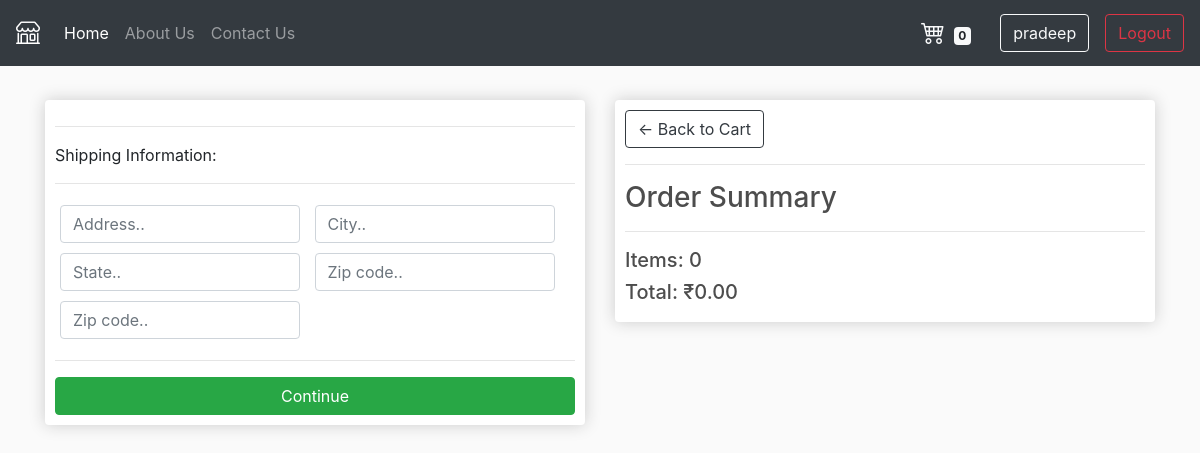
The page /checkout/ (signed in) on the database as committed earlier.
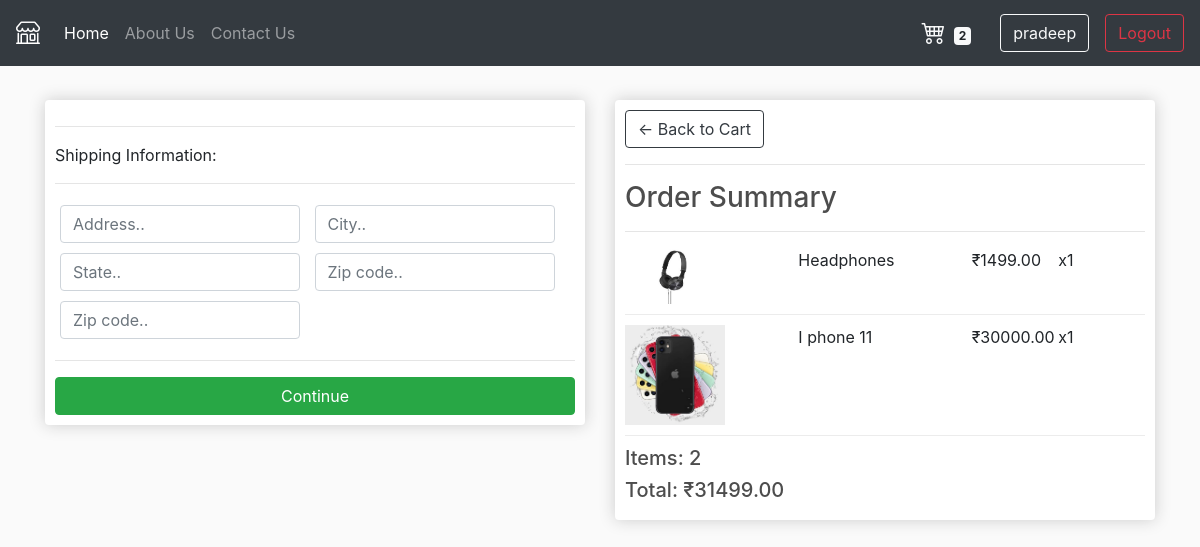
The same page on the database as committed later.
### store/models.py (models this page shows, shortened)
class Order(models.Model):
    customer = models.ForeignKey(Customer, on_delete=models.SET_NULL, null=True, blank=True)
    date_ordered = models.DateTimeField(auto_now_add=True)
    complete = models.BooleanField(default=False)
    transaction_id = models.CharField(max_length=200, null=True)
    @property
    def shipping(self):
        shipping = False
        orderitems = self.orderitem_set.all()
        for i in orderitems:
            if i.product.digital == False:
                shipping = True
            return shipping
    @property
    def get_cart_total(self):
        orderitems = self.orderitem_set.all()
        total = sum([item.get_total for item in orderitems])
        return total
    @property
    def get_cart_items(self):
        orderitems = self.orderitem_set.all()
        total = sum([item.quantity for item in orderitems])
        return total

class OrderItem(models.Model):
    product = models.ForeignKey(Product, on_delete=models.SET_NULL, null=True)
    order = models.ForeignKey(Order, on_delete=models.SET_NULL, null=True, blank=True)
    quantity = models.IntegerField(default=0, null=True, blank=True)
    date_added = models.DateTimeField(auto_now_add=True)
    @property
    def get_total(self):
        total = self.product.price * self.quantity
        return total

class Product(models.Model):
    name = models.CharField(max_length=200)
    category = models.CharField(max_length=50, default="")
    sub_category = models.CharField(max_length=50,default=None, null=True, blank=True)
    desc = models.CharField(max_length=300, default=None, null=True, blank=True)
    price = models.DecimalField(max_digits=10, decimal_places=2)
    digital = models.BooleanField(default=False, null=True, blank=True)
    image = models.ImageField(null=True, blank=True)
    @property
    def imageURL(self):
        try:
            url = self.image.url
        except:
            url = ''
        return url

### store/views.py (the view)
# urls.py: path('checkout/',views.checkout,name='checkout'),
def checkout(request):
    data = cartData(request)
    cartItems = data['cartItems']
    order = data['order']
    items = data['items']
    context = {'items':items, 'order':order,'cartItems':cartItems}
    return render(request,'stores/checkout.html',context )

### store/utils.py (called while the page is built)
def cartData(request):
    if request.user.is_authenticated:
        customer = request.user.customer
        order, created = Order.objects.get_or_create(customer=customer, complete=False)
        items = order.orderitem_set.all()
        cartItems = order.get_cart_items
    else:
        cookieData = cookieCart(request)
        cartItems = cookieData['cartItems']
        order = cookieData['order']
        items = cookieData['items']
    return {'cartItems':cartItems, 'order':order, 'items':items}

### store/templates/stores/checkout.html (shortened to what this page needs)
{% extends 'stores/main.html' %}
{% load static %}
{% block content %}
    <div class="row">
        <div class="col-lg-6">
            <div class="box-element" id="form-wrapper">
                <form id="form">
                    <div id="shipping-info">
                        <hr>
						<p>Shipping Information:</p>
						<hr>
						<div class="form-field">
							<input class="form-control" type="text" name="address" placeholder="Address..">
						</div>
						<div class="form-field">
							<input class="form-control" type="text" name="city" placeholder="City..">
						</div>
						<div class="form-field">
							<input class="form-control" type="text" name="state" placeholder="State..">
						</div>
						<div class="form-field">
							<input class="form-control" type="text" name="zipcode" placeholder="Zip code..">
						</div>
						<div class="form-field">
							<input class="form-control" type="text" name="country" placeholder="Zip code..">
						</div>
                    </div>
                    <hr>
                    <input id="form-button" class="btn btn-success btn-block" type="submit" value="Continue">
                </form>
            </div>
            <br>
        </div>
        <div class="col-lg-6">
            <div class="box-element">
                <a  class="btn btn-outline-dark" href="{% url 'cart' %}">&#x2190; Back to Cart</a>
				<hr>
				<h3>Order Summary</h3>
				<hr>
				{% for item in items %}
				<div class="cart-row">
					<div style="flex:2"><img class="row-image" src="{{ item.product.imageURL }}"></div>
					<div style="flex:2"><p>{{item.product.name}}</p></div>
					<div style="flex:1"><p>₹{{item.product.price | floatformat:2}}</p></div>
					<div style="flex:1"><p>x{{ item.quantity}}</p></div>
				</div>
				{% endfor %}
                <h5>Items: {{ order.get_cart_items }}</h5>
                <h5>Total: ₹{{order.get_cart_total | floatformat:2}}</h5>
            </div>
        </div>
    </div>
{% endblock content %}

### store/templates/stores/main.html (shortened to what this page needs)
<!DOCTYPE html>
{% load static %}
<html>
<head>
	<link rel="stylesheet" href="https://stackpath.bootstrapcdn.com/bootstrap/4.4.1/css/bootstrap.min.css">
	<link rel="stylesheet" href="https://cdn.jsdelivr.net/npm/bootstrap-icons@1.6.0/font/bootstrap-icons.css">
	<link rel="stylesheet" type="text/css" href="{% static 'css/main.css' %}">
  </head>
  <body>
    <nav class="navbar navbar-expand-lg navbar-dark bg-dark">
		<a class="navbar-brand" href="{% url 'store' %}"><i class="bi bi-shop" style="font-size: 24px;"></i></a>
		<div class="collapse navbar-collapse" id="navbarSupportedContent">
		  <ul class="navbar-nav mr-auto">
			<li class="nav-item active">
			  <a class="nav-link" href="{% url 'store' %}">Home <span class="sr-only">(current)</span></a>
			</li>
			<li class="nav-item">
			  <a class="nav-link" href="{% url 'about' %}">About Us</a>
			</li>
			<li class="nav-item">
			  <a class="nav-link" href="{% url 'contact' %}">Contact Us</a>
			</li>
		  </ul>
		  <form class="form-inline my-2 my-lg-0">
			<a href="{% url 'cart' %}" class="btn btn-link text-light mr-3">
				<i class="bi bi-cart4" style="font-size: 24px;"></i>
				<span class="badge badge-light ml-1">{{cartItems}}</span>
			</a>
			{% if user.is_authenticated %}
			<a href="#" class="btn btn-outline-light mr-3">{{ user.username }}</a>
			<a href="{% url 'logout' %}" class="btn btn-outline-danger">Logout</a>
			{% else %}
			<a href="{% url 'login' %}" class="btn btn-outline-light mr-3">Login</a>
			<a href="{% url 'register' %}" class="btn btn-outline-success">Register</a>
			{% endif %}
		  </form>
		</div>
	</nav>
       	<div class="container">
              <br>
              {% block content %}
              {% endblock content %}
    	</div>
  </body>
</html>

Rows that differ between the two databases and show on the page:
removed Order: get_cart_items "0", get_cart_total "0.00"
added OrderItem: product.imageURL (picture), product.name "Headphones", product.price "1499.00", quantity "1"
added OrderItem: product.imageURL (picture), product.name "I phone 11", product.price "30000.00", quantity "1"
added Order: get_cart_items "2", get_cart_total "31499.00"
Other text that changed with them:
{{ cartItems }}: "0" → "2"
